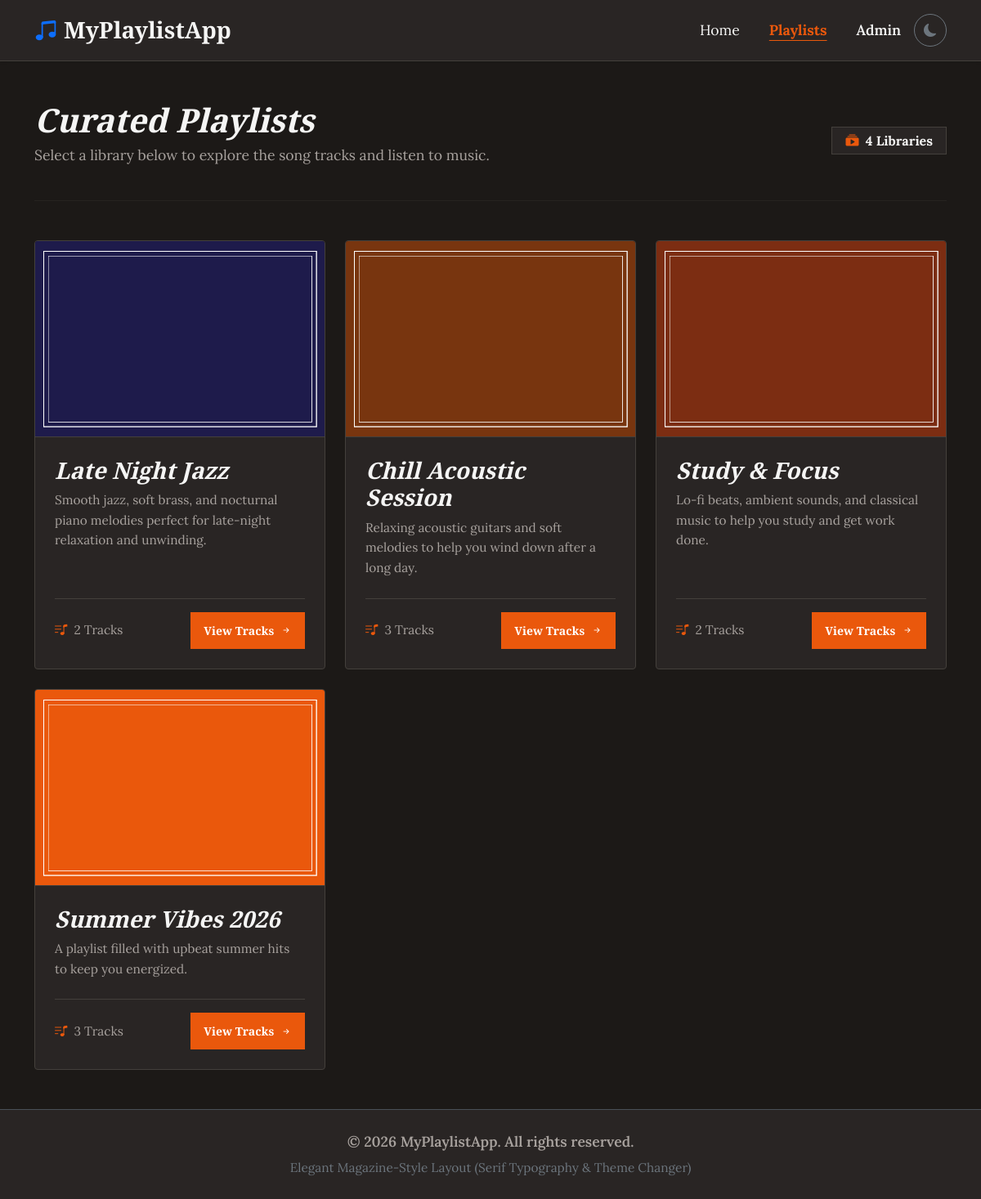
/playlists/, run on the app's committed database.
### playlists/models.py (models this page shows, shortened)
class Playlist(models.Model):
    title = models.CharField(max_length=100)
    description = models.TextField()
    cover_image = models.ImageField(upload_to='covers/', blank=True, null=True)
    created_at = models.DateTimeField(auto_now_add=True)

### playlists/views.py (the view)
# urls.py: path('playlists/', views.playlist_list, name='playlist_list'),
def playlist_list(request):
    all_playlists = Playlist.objects.all().order_by('-created_at')
    context = {
        'playlists': all_playlists
    }
    return render(request, 'playlists/playlist_list.html', context)

### playlists/templates/playlists/playlist_list.html (shortened to what this page needs)
{% extends 'playlists/base.html' %}
{% block content %}
<div class="row mb-4 align-items-center">
    <div class="col-md-8">
        <h1 class="fw-bold mb-1 text-primary-custom" style="font-style: italic;">Curated Playlists</h1>
        <p class="text-muted-custom">Select a library below to explore the song tracks and listen to music.</p>
    </div>
    <div class="col-md-4 text-md-end">
        <span class="badge border text-primary-custom px-3 py-2 rounded-0 fs-6" style="border-color: var(--custom-border) !important; background-color: var(--custom-card-bg);">
            <i class="bi bi-collection-play-fill text-brand-color me-1"></i> {{ playlists|length }} Libraries
        </span>
    </div>
</div>
<hr class="mb-5" style="border-color: var(--custom-border);">
{% if playlists %}
    <div class="row row-cols-1 row-cols-md-2 row-cols-lg-3 g-4">
        {% for playlist in playlists %}
            <div class="col">
                <div class="magazine-card h-100 d-flex flex-column">
                    <div class="playlist-img-wrapper">
                        {% if playlist.cover_image %}
                            <img src="{{ playlist.cover_image.url }}" alt="{{ playlist.title }}" style="width: 100%; height: 100%; object-fit: cover;">
                        {% else %}
                            <div class="d-flex flex-column align-items-center justify-content-center h-100 w-100">
                                <i class="bi bi-music-note-beamed playlist-placeholder-icon"></i>
                                <span class="text-muted-custom small mt-2">No Cover Image</span>
                            </div>
                        {% endif %}
                    </div>
                    <div class="card-body p-4 d-flex flex-column flex-grow-1">
                        <h3 class="card-title fw-bold mb-2 text-primary-custom" style="font-style: italic;">{{ playlist.title }}</h3>
                        <p class="card-text text-muted-custom small flex-grow-1 mb-4" style="line-height: 1.6;">
                            {{ playlist.description|truncatewords:15 }}
                        </p>
                        <div class="d-flex align-items-center justify-content-between pt-3 border-top" style="border-color: var(--custom-border) !important;">
                            <span class="text-muted-custom small">
                                <i class="bi bi-music-note-list text-brand-color me-1"></i> {{ playlist.songs.count }} Tracks
                            </span>
                            <a href="{% url 'playlist_detail' playlist.id %}" class="btn btn-sm btn-magazine px-3 rounded-0">
                                View Tracks <i class="bi bi-arrow-right-short ms-1"></i>
                            </a>
                        </div>
                    </div>
                </div>
            </div>
        {% endfor %}
    </div>
{% endif %}
{% endblock %}

### playlists/templates/playlists/base.html (shortened to what this page needs)
{% load static %}
<!DOCTYPE html>
<html lang="en" data-bs-theme="dark">
<head>
    <link href="https://cdn.jsdelivr.net/npm/bootstrap@5.3.3/dist/css/bootstrap.min.css" rel="stylesheet">
    <link rel="stylesheet" href="https://cdn.jsdelivr.net/npm/bootstrap-icons@1.11.3/font/bootstrap-icons.min.css">
    <link rel="stylesheet" href="{% static 'playlists/css/style.css' %}">
</head>
<body class="d-flex flex-column min-vh-100">
    <nav class="navbar navbar-expand-lg border-bottom sticky-top shadow-sm">
        <div class="container">
            <a class="navbar-brand d-flex align-items-center fw-bold fs-3" href="{% url 'home' %}">
                <i class="bi bi-music-note-beamed me-2 text-primary"></i> MyPlaylistApp
            </a>
            <div class="d-flex align-items-center gap-2 order-lg-last">
                <button class="btn btn-outline-secondary rounded-circle p-2 d-flex align-items-center justify-content-center" id="theme-toggle" type="button" aria-label="Toggle theme" style="width: 40px; height: 40px;">
                    <i class="bi bi-moon-fill" id="theme-icon-dark"></i>
                </button>
            </div>
            <div class="collapse navbar-collapse" id="navbarNav">
                <ul class="navbar-nav ms-auto gap-1">
                    <li class="nav-item">
                        <a class="nav-link px-3 {% if request.resolver_match.url_name == 'home' %}active fw-bold{% endif %}" href="{% url 'home' %}">
                            Home
                        </a>
                    </li>
                    <li class="nav-item">
                        <a class="nav-link px-3 {% if request.resolver_match.url_name == 'playlist_list' or request.resolver_match.url_name == 'playlist_detail' %}active fw-bold{% endif %}" href="{% url 'playlist_list' %}">
                            Playlists
                        </a>
                    </li>
                    <li class="nav-item">
                        <a class="nav-link px-3 text-warning fw-semibold" href="/admin/" target="_blank">
                            Admin
                        </a>
                    </li>
                </ul>
            </div>
        </div>
    </nav>
    <main class="container my-5 flex-grow-1">
        {% block content %}
        {% endblock %}
    </main>
    <footer class="py-4 mt-auto border-top">
        <div class="container text-center">
            <p class="mb-1 fw-semibold">&copy; 2026 MyPlaylistApp. All rights reserved.</p>
            <p class="small text-secondary mb-0">Elegant Magazine-Style Layout (Serif Typography & Theme Changer)</p>
        </div>
    </footer>
</body>
</html>

### playlists/static/playlists/css/style.css (style rules this page uses)
body { font-family: 'Lora', Georgia, serif; font-size: 1.1rem; line-height: 1.7; transition: background-color 0.3s ease, color 0.3s ease; }
h1, h2, h3, h4, h5, h6, .navbar-brand { font-family: 'Playfair Display', Times, serif; font-weight: 800; }
[data-bs-theme="dark"] { --custom-bg: #1c1917; --custom-card-bg: #292524; --custom-text-primary: #f5f5f4; --custom-text-secondary: #a8a29e; --custom-border: #44403c; --primary-color: #ea580c; --primary-hover: #f97316; --track-bg: #292524; --track-hover: #3e3a38; }
body { background-color: var(--custom-bg) !important; color: var(--custom-text-primary) !important; }
.navbar { background-color: var(--custom-card-bg) !important; border-color: var(--custom-border) !important; }
.navbar-brand, .nav-link { color: var(--custom-text-primary) !important; }
.nav-link:hover, .nav-link.active { color: var(--primary-color) !important; text-decoration: underline; text-underline-offset: 6px; }
.magazine-card { background-color: var(--custom-card-bg); border: 1px solid var(--custom-border); border-radius: 4px; transition: transform 0.2s ease, box-shadow 0.2s ease, border-color 0.2s ease; overflow: hidden; }
.btn-magazine { background-color: var(--primary-color); color: #ffffff !important; border: none; border-radius: 4px; padding: 0.75rem 2rem; font-family: 'Playfair Display', serif; font-weight: 700; transition: background-color 0.2s ease, transform 0.2s ease; }
.playlist-img-wrapper { height: 240px; background: var(--track-bg); display: flex; align-items: center; justify-content: center; overflow: hidden; border-bottom: 1px solid var(--custom-border); }
footer { background-color: var(--custom-card-bg) !important; border-color: var(--custom-border) !important; color: var(--custom-text-secondary) !important; }
.text-muted-custom { color: var(--custom-text-secondary) !important; }
.text-primary-custom { color: var(--custom-text-primary) !important; }
.text-brand-color { color: var(--primary-color) !important; }

### data on the page
Playlist: cover_image (picture), title "Late Night Jazz", description "Smooth jazz, soft brass, and nocturnal piano melodies perfect for late-night relaxation and unwinding.", songs.count "2"
Playlist: cover_image (picture), title "Chill Acoustic Session", description "Relaxing acoustic guitars and soft melodies to help you wind down after a long day.", songs.count "3"
Playlist: cover_image (picture), title "Study & Focus", description "Lo-fi beats, ambient sounds, and classical music to help you study and get work done.", songs.count "2"
Playlist: cover_image (picture), title "Summer Vibes 2026", description "A playlist filled with upbeat summer hits to keep you energized.", songs.count "3"

### other printed values
{{ playlists|length }} "4"
